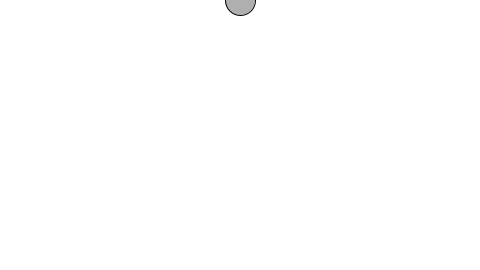
Frame 1 (no input)
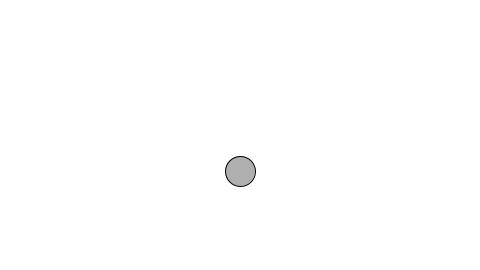
Frame 60 (the mouse pressed at the canvas centre just before this capture)
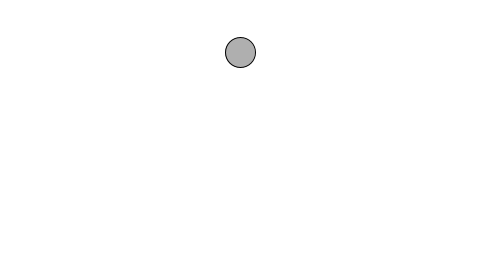
Frame 120 (the mouse held since frame 60 and released just before this capture)

The Processing sketch that drew these frames (run headless with seeded random() and noise(); from frame 60 on, the mouse is pressed at the canvas centre):

// Processing sketch: ch8_4
// ── ch8_4.pde
// Exercise 8-4: Rewrite the following code by creating a Ball class. 
// Include two instances of a Ball object. Your class code should go in a 
// separate tab

float x = 240;   // x location of square
float y = 0;     // y location of square

float speed = 0;   // speed of ball

// A new variable, for gravity (i.e. acceleration).   
// We use a relatively small number (0.1) because this accelerations accumulates over time, increasing the speed.   
// Try changing this number to 2.0 and see what happens.
float gravity = 0.1;  

void setup() {
  size(480, 270);
}

void draw() {
  background(255);

  // Display the ball
  fill(175);
  stroke(0);
  ellipse(x, y, 30, 30);

  // Add speed to location.
  y = y + speed;

  // Add gravity to speed.
  speed = speed + gravity;

  // If ball reaches the bottom
  // Reverse speed
  if (y > height) {
    // Multiplying by -0.95 instead of -1 slows the ball down each time it bounces (by decreasing speed).  
    // This is known as a "dampening" effect and is a more realistic simulation of the real world (without it, a ball would bounce forever).
    speed = speed * -0.95;
    y = height;
  }
}
